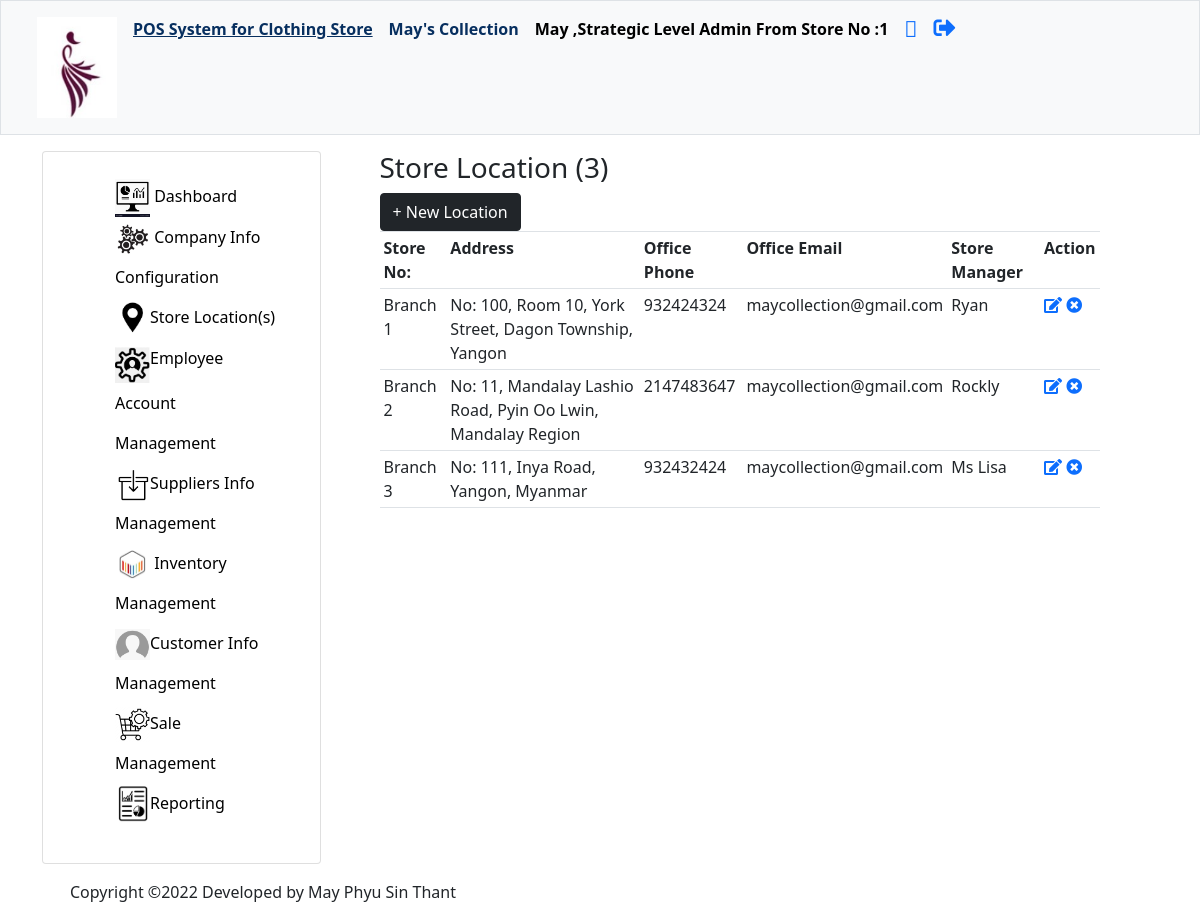
/store-location.php (signed in), run on the app's committed database.
### tables this page shows
CREATE TABLE `companyinfo` (
  `ID` int(11) NOT NULL COMMENT 'ID',
  `companyName` varchar(255) NOT NULL COMMENT 'Company/Organization who is using this POS System',
  `logo` varchar(255) DEFAULT NULL COMMENT 'Business Owners'' can set Company Logo'
);

CREATE TABLE `employee` (
  `employeeID` int(11) NOT NULL COMMENT 'Employee ID',
  `employeeName` varchar(255) NOT NULL COMMENT 'Employee Name',
  `password` varchar(255) NOT NULL COMMENT 'Hashed Password',
  `profileImage` varchar(255) DEFAULT NULL COMMENT 'Profile Photo',
  `address` varchar(255) DEFAULT NULL COMMENT 'Employee''s Address',
  `phone` int(11) NOT NULL COMMENT 'Employee''s Phone Number',
  `email` varchar(255) NOT NULL COMMENT 'Email',
  `position` varchar(255) NOT NULL COMMENT 'Positions such as cashier, marketing leader, CEO, CFO, etc.',
  `level` varchar(255) NOT NULL COMMENT 'Operational, Tactical & Strategic Levels',
  `storeNo` int(11) NOT NULL COMMENT 'Store Number when organization has multiple branches',
  `remark` varchar(255) NOT NULL COMMENT 'Set Remark - Active or Inactive'
);

CREATE TABLE `location` (
  `companyID` int(11) NOT NULL COMMENT 'Company/Organization ID who is using this POS System',
  `storeNo` int(11) NOT NULL COMMENT 'Store Number when organization has multiple branches',
  `address` varchar(255) DEFAULT NULL COMMENT 'Address of Each Store Branch',
  `officePhone` int(11) DEFAULT NULL COMMENT 'Office Phone in Each Store Branch',
  `officeEmail` varchar(255) DEFAULT NULL COMMENT 'Office Email',
  `storeManager` varchar(255) DEFAULT NULL COMMENT 'Store Manager in Each Store Branch'
);

### store-location.php (the view, shortened to what this page needs)
<?php
    include("admin/conf/config.php");
?>
<!DOCTYPE html>
<html>
    <head>
        <link rel = "stylesheet" href = "css/style.css">
        <link href="https://cdn.jsdelivr.net/npm/bootstrap@5.0.2/dist/css/bootstrap.min.css" rel="stylesheet">    </head>
        <link rel="stylesheet" href="https://cdn.jsdelivr.net/npm/bootstrap@4.6.1/dist/css/bootstrap.min.css">
         <?php
        include("header-navigation.php");
        ?>
    </head>
    <body>
        <section class = "container mx-auto">
        <div class = "row mx-0 px-0 ">
        <?php
        include("sidebar.php"); ?>
        <main class = "col-lg-8 col-md-8 col-sm-12 col-xs-12 my-0 py-3 mx-auto px-auto ">
            <h3>Store Location (<?php
            $results = "SELECT COUNT(storeNo) FROM `location` ";
                $count = $conn->query( $results);
                $number_of_rows = $count->fetchColumn();
                    echo $number_of_rows;
                ?>)
            </h3>
            <a href = "add-location.php" type="button" class = "btn btn-dark"  >+ New Location</a>
            <table  class= "table table-border table-sm table-hover " >
                <tr >
                    <th>Store No:</th>
                    <th>Address </th>
                    <th>Office Phone</th>
                    <th>Office Email </th>
                    <th>Store Manager</th>
                    <th>Action </th>
                </tr>
                <?php
                    $result = "SELECT * FROM `location`";
                    $rows = $conn->query($result);
                    foreach( $rows as $row ) :
                ?>
                <tr>
                    <td><?php echo 'Branch '.$row['storeNo']?></td>
                    <td><?php echo $row['address']?></td>
                    <td><?php echo $row['officePhone']?></td>
                    <td><?php echo $row['officeEmail']?></td>
                    <td><?php echo $row['storeManager']?></td>
                    <td>
                       <a href = "edit-location.php?storeNo=<?php echo $row['storeNo']?>
                        &address=<?php echo $row['address'] ?>
                        &officePhone=<?php echo $row['officePhone']?>
                        &officeEmail=<?php echo $row['officeEmail']?>
                        &storeManager=<?php echo $row['storeManager']?>">
	                   <i class="fas fa-edit"></i></a>
                       <a href = "del-location.php?storeNo=<?php echo $row['storeNo']  ?>"
                         class="del " onClick="return confirm('Are you sure?')">
	                    <i class="fas fa-times-circle fas "></i></a>
                    </td>
                </tr>
            <?php endforeach; ?>
            </table>
        </main>
    </body>
    <footer class = "container mx-3">
            <p>Copyright  ©2022 Developed by May Phyu Sin Thant </p>
    </footer>

### header-navigation.php (shortened to what this page needs)
<?php
    include("admin/conf/config.php");
?>
<!DOCTYPE html>
<html>
    <head>
        <link href="https://cdn.jsdelivr.net/npm/bootstrap@5.0.2/dist/css/bootstrap.min.css" rel="stylesheet">    </head>
        <link rel="stylesheet" href="https://pro.fontawesome.com/releases/v5.10.0/css/all.css"/>
    <body>
        <nav class="navbar navbar-expand-lg  navbar-expand-md  bg-light sticky-top border" id = "sidebar-wrapper">
            <div class="container-fluid">
                <div class="collapse navbar-collapse" id="navbarNavAltMarkup">
                    <div class="navbar-nav">
                        <a class="nav-link" href="dashboard.php"  aria-current="page" >
                            <?php if(isset($_SESSION['auth'])) {
                                $results = "SELECT * FROM `companyinfo` ";
                                $companyInfo = $conn->query( $results);
                                foreach( $companyInfo as $row ) {
                                    $companyName = $row['companyName'];
                                } ?>
                            <img src="imgs/<?php echo $row['logo'] ?>"  width="80" >
                        </a>
                        <a class="nav-link" href="dashboard.php"  aria-current="page" style = "color : #072F5F; text-decoration: underline;"><b>POS System for Clothing Store</b></a>
                        <a class="nav-link" href="dashboard.php"  aria-current="page" style = "color : #072F5F;">
                            <b><?php
                               if(isset($row)) {
                                    echo $companyName;
                                }
                            }?></b>
                        </a>
                        <b><a class="nav-link" href="#" style = "color : black;">
                        <?php if(isset($_SESSION['auth'])) {
                                $email = $_SESSION['email'];
                                $results = "SELECT * FROM `employee` WHERE email = '$email' ";
                                $employeeInfo = $conn->query( $results);
                                foreach( $employeeInfo as $row ) {
                                    $name = $row['employeeName'];
                                    $level = $row['level'];
                                    $store = $row['storeNo'];
                                }
                                if(isset($row)) { ?>
                                <?php
                                    echo $name.'  '.',';
                                    echo $level.' Level Admin';
                                    echo '  From Store No :'.$store;
                                }
                            }?> </a> </b>
                        <a class = "nav-link" href = "view-profile.php"><i class="fad fa-id-card" style = "font-size: 22px;"></i></a>
                       <a class = "nav-link" href = "logout.php"><i class="fas fa-sign-out-alt" style = "font-size: 22px;"></i></a>
                    </div>
                </div>
            </div>
        </nav>
    </body>
</html>

### css/style.css (style rules this page uses)
nav, main { height: auto; }
main { flex-grow: 3; }

### data on the page
companyinfo: logo (picture), companyName "May's Collection"
employee: employeeName "May", level "Strategic", storeNo "1"
location: storeNo "1", address "No: 100, Room 10, York Street, Dagon Township, Yangon", officePhone "932424324", officeEmail "maycollection@gmail.com", storeManager "Ryan"
location: storeNo "2", address "No: 11, Mandalay Lashio Road, Pyin Oo Lwin, Mandalay Region", officePhone "2147483647", officeEmail "maycollection@gmail.com", storeManager "Rockly"
location: storeNo "3", address "No: 111, Inya Road, Yangon, Myanmar", officePhone "932432424", officeEmail "maycollection@gmail.com", storeManager "Ms Lisa"

### other printed values
$number_of_rows "3"
